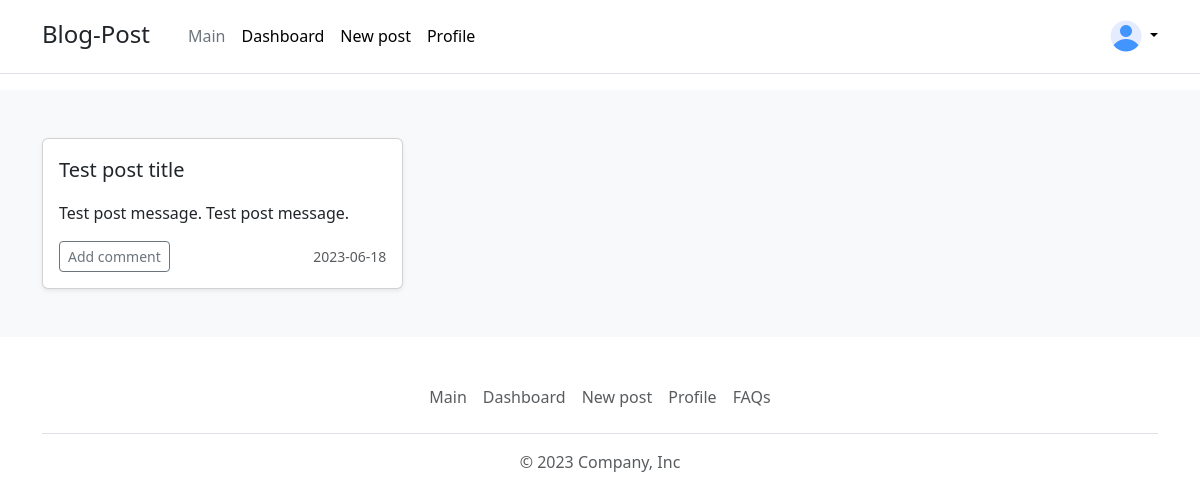
Screenshot of / (signed in) with the database file from the repository.
### tables this page shows
CREATE TABLE `post` (
  `id` int(11) NOT NULL,
  `title` varchar(128) NOT NULL,
  `message` text NOT NULL,
  `comments_num` int(11) NOT NULL,
  `comments` text NOT NULL,
  `author` varchar(64) NOT NULL,
  `date` date NOT NULL
);

### index.php (the view, shortened to what this page needs)
<?php
    require './backend/connect.php';
    $postData = $conn->query("SELECT * FROM `post`");
?>
<!DOCTYPE html>
<html lang="en">
<head>
    <link href="https://cdn.jsdelivr.net/npm/bootstrap@5.3.0/dist/css/bootstrap.min.css" rel="stylesheet"
>
</head>
<body>
    <header class="p-3 mb-3 border-bottom">
        <div class="container">
            <div class="d-flex flex-wrap align-items-center justify-content-center justify-content-lg-start">
                <h1 class="fs-4 mt-1" style="margin-right: 30px;">Blog-Post</h1>
                <ul class="nav col-12 col-lg-auto me-lg-auto mb-2 justify-content-center mb-md-0">
                    <li><a href="#" class="nav-link px-2 link-secondary">Main</a></li>
                    <?php if(!empty($_COOKIE['email']) && !empty($_COOKIE['name'])): ?>
                    <li><a href="./user/dashboard" class="nav-link px-2 link-body-emphasis">Dashboard</a></li>
                    <li><a href="./user/new-post" class="nav-link px-2 link-body-emphasis">New post</a></li>
                    <li><a href="./user/profile" class="nav-link px-2 link-body-emphasis">Profile</a></li>
                    <?php endif; ?>
                </ul>
                <?php if(!empty($_COOKIE['email']) && !empty($_COOKIE['name'])): ?>
                <div class="dropdown text-end">
                    <a href="#" class="d-block link-body-emphasis text-decoration-none dropdown-toggle"
                        data-bs-toggle="dropdown" aria-expanded="false">
                        <img src="./images/user.png" alt="mdo" width="32" height="32" class="rounded-circle">
                    </a>
                </div>
                <?php endif; ?>
            </div>
        </div>
    </header>
    <div class="album py-5 bg-body-tertiary">
        <div class="container">
            <div class="row row-cols-1 row-cols-sm-2 row-cols-md-3 g-3">
                <?php
                foreach($postData as $post){
                    echo '
                        <div class="col">
                            <div class="card shadow-sm">
                                <div class="card-body">
                                    <p class="card-text fs-5" style="font-weight: 500;">'.$post['title'].'</p>
                                    <p class="card-text">'.$post['message'].'</p>
                                    <div class="d-flex justify-content-between align-items-center">
                                        <div class="btn-group">
                                            <a href="./comment.php?post='.$post['id'].'" class="btn btn-sm btn-outline-secondary">Add comment</a>
                                        </div>
                                        <small class="text-body-secondary">'.$post['date'].'</small>
                                    </div>
                                </div>
                            </div>
                        </div>
                    ';
                }
                ?>
            </div>
        </div>
    </div>
    <div class="container">
        <footer class="py-3 my-4">
            <ul class="nav justify-content-center border-bottom pb-3 mb-3">
                <li class="nav-item"><a href="#" class="nav-link px-2 text-body-secondary">Main</a></li>
                <?php if(!empty($_COOKIE['email']) && !empty($_COOKIE['name'])): ?>
                    <li class="nav-item"><a href="#" class="nav-link px-2 text-body-secondary">Dashboard</a></li>
                    <li class="nav-item"><a href="#" class="nav-link px-2 text-body-secondary">New post</a></li>
                    <li class="nav-item"><a href="#" class="nav-link px-2 text-body-secondary">Profile</a></li>
                <?php endif; ?>
                <li class="nav-item"><a href="#" class="nav-link px-2 text-body-secondary">FAQs</a></li>
            </ul>
            <p class="text-center text-body-secondary">© 2023 Company, Inc</p>
        </footer>
    </div>
</body>
</html>

### rows the page displays
post: title "Test post title", message "Test post message. Test post message.", date "2023-06-18"
